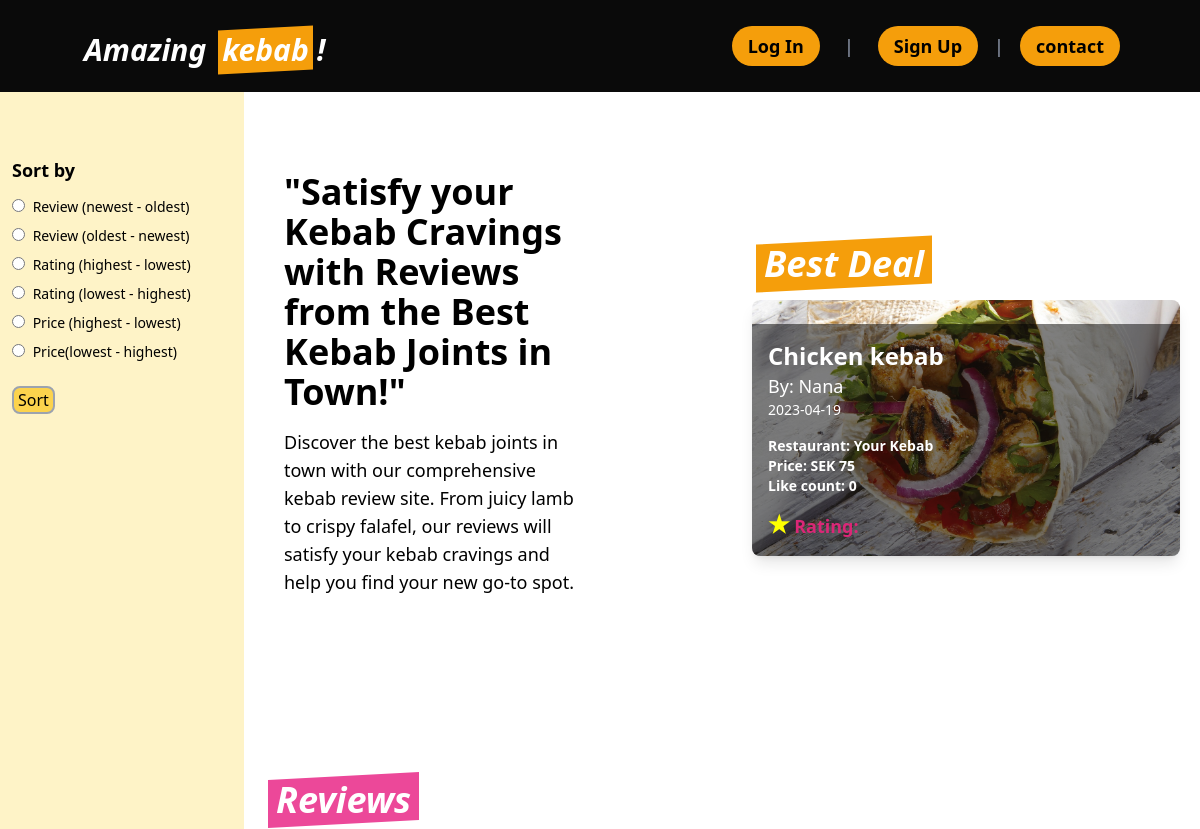
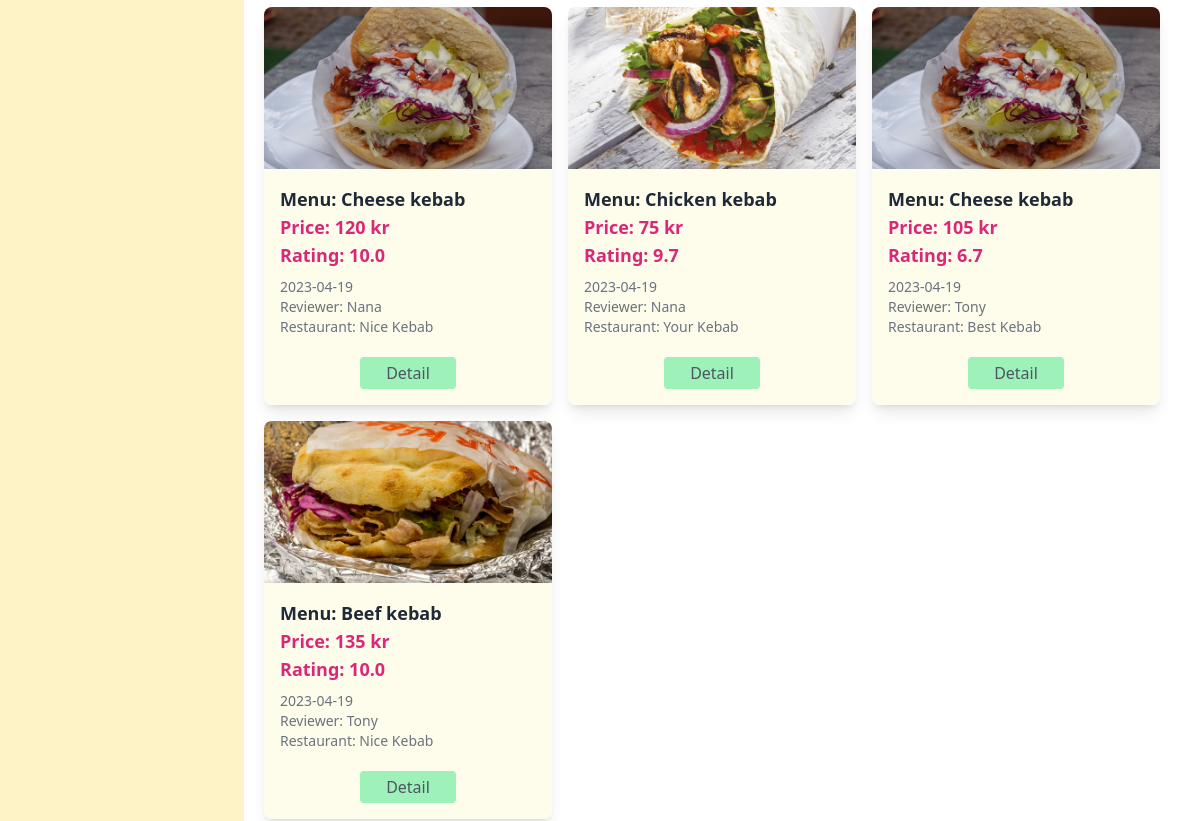
Before: /core/ (upper part) with the older database file (2 pictures, top to bottom).
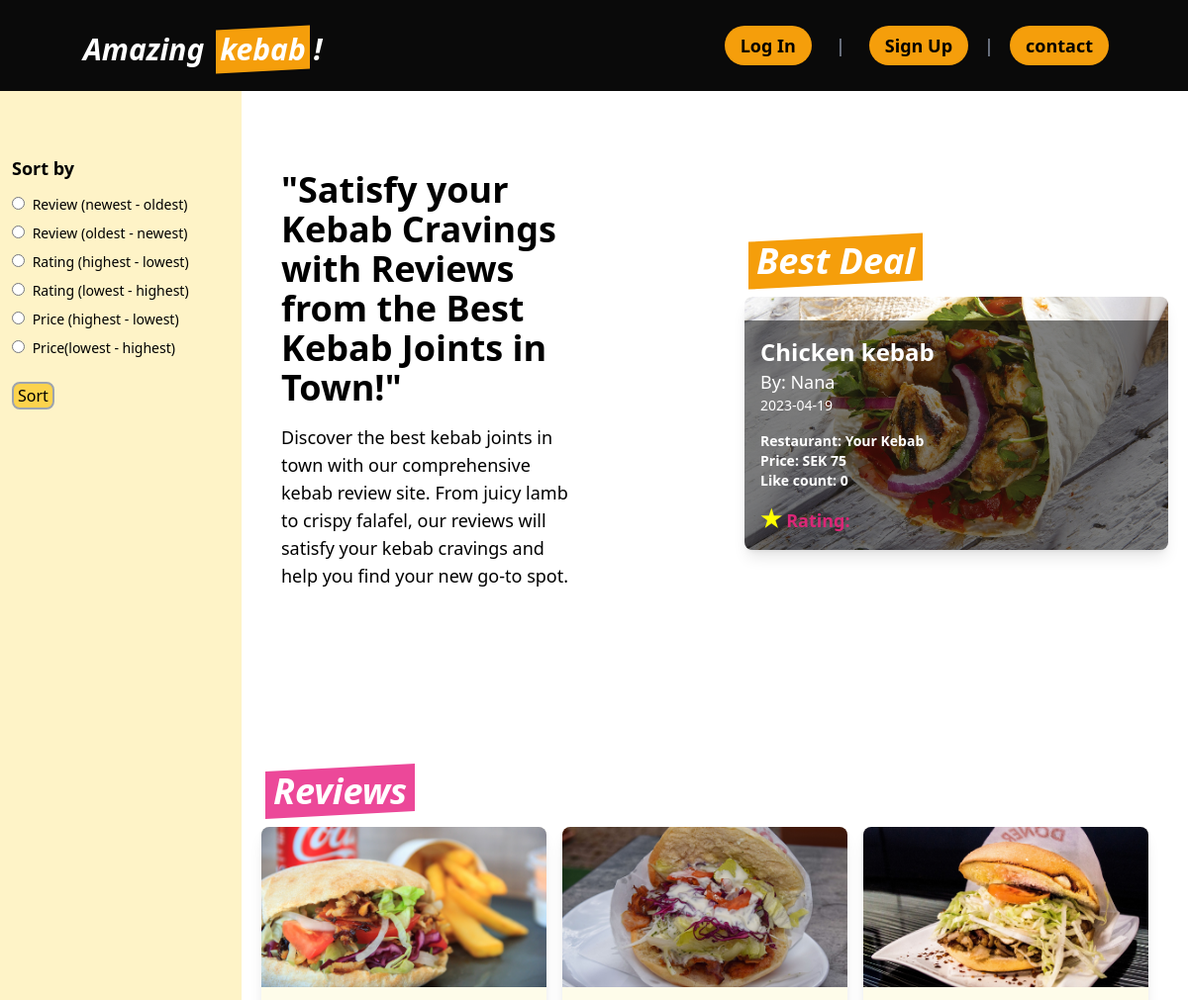
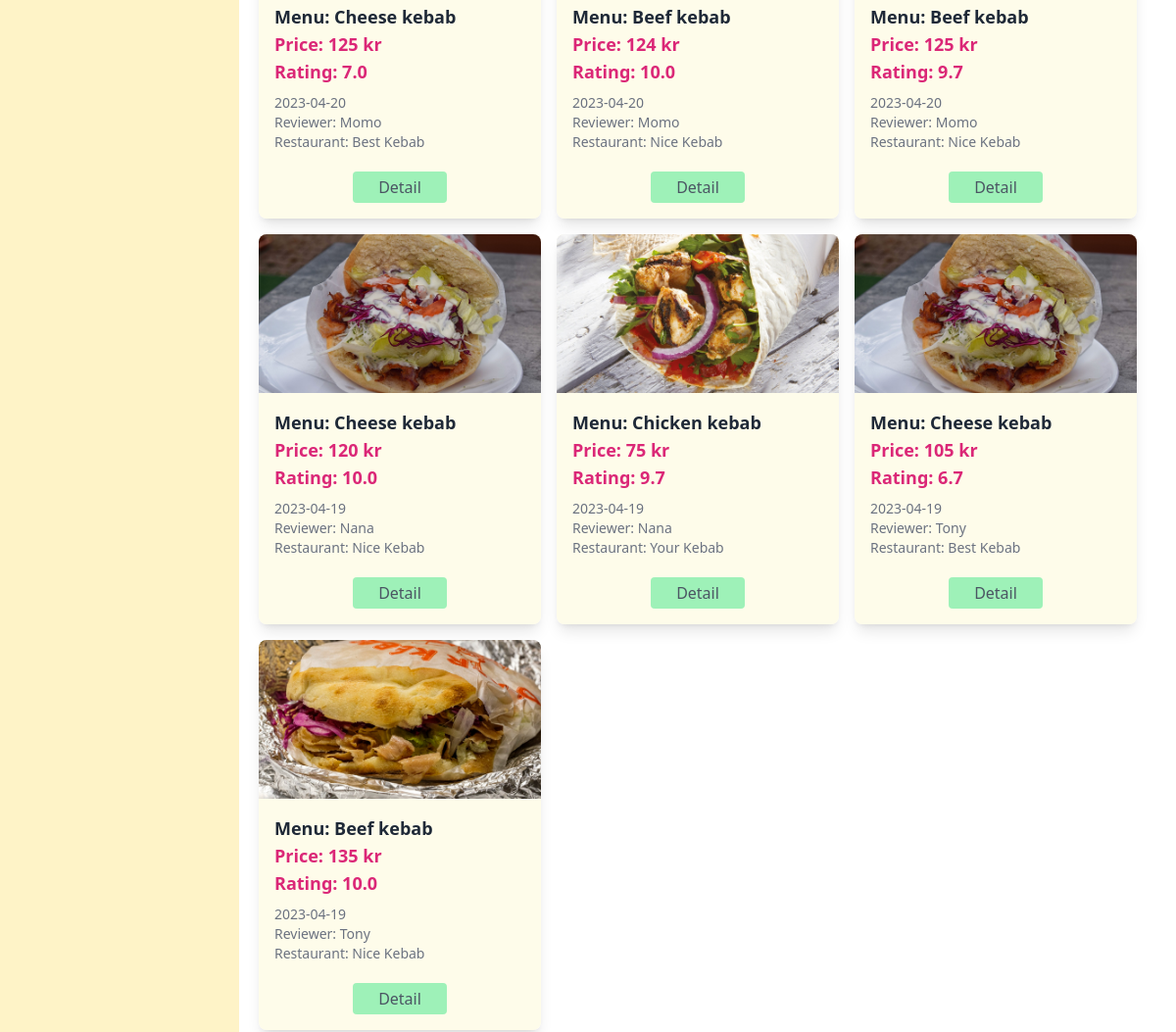
After: the same page with the newer database file (2 pictures, top to bottom).
### core/models.py (models this page shows, shortened)
class Review(models.Model):
    user = models.ForeignKey(
        CustomUser, on_delete=models.CASCADE, related_name='reviews_by_user'
    )
    menu = models.ForeignKey(
        Menu, on_delete=models.CASCADE, related_name='reviews_of_menu'
    )
    restaurant = models.ForeignKey(
        Restaurant, on_delete=models.CASCADE, related_name='restaurants_for_review'
    )
    image = models.ImageField(upload_to='images/', null=True, blank=True)
    review = models.TextField(default="", null=False)
    taste_rating = models.IntegerField(null=False)
    service_rating = models.IntegerField(null=False)
    value_rating = models.IntegerField(null=False)
    avg_rating = models.FloatField(null=True, blank=True)
    like_count = models.IntegerField(default=0)
    created_at = models.DateTimeField(auto_now_add=True)
    class Meta:
        indexes = [models.Index(fields=['-created_at']),]
        ordering = ['-created_at']

class Menu(models.Model):
    menu = models.CharField(max_length=100, null=False)
    price = models.IntegerField(null=False)
    restaurants = models.ManyToManyField(Restaurant)
    created_at = models.DateTimeField(auto_now_add=True)

class CustomUser(AbstractUser):
    email = models.EmailField("email address", unique=True, blank=False)
    USERNAME_FIELD = "email"  # make the user log in with the email
    REQUIRED_FIELDS = ["username"]
    objects = CustomUserManager()

class Restaurant(models.Model):
    name = models.CharField(max_length=100, null=False)
    address = models.CharField(max_length=200, null=False)
    tel = models.CharField(max_length=20, null=True, blank=True)
    website = models.URLField(null=True, blank=True)

### core/views.py (the view)
# urls.py: path('', views.top, name='top'),
def top(request):
    sort = request.GET.get('sort-by', '-created_at')
    restaurant_name = request.GET.get('restaurant')
    menu_name = request.GET.get('menu')
    reviewer_name = request.GET.get('reviewer')
    reviews = Review.objects.all()
    best = Review.objects.order_by(
        'menu__price', '-avg_rating', '-like_count', '-created_at').first()
    restaurants = Review.objects.order_by().values_list(
        'restaurant__name', flat=True).distinct()
    menus = Review.objects.order_by().values_list(
        'menu__menu', flat=True).distinct()
    reviewers = Review.objects.order_by().values_list(
        'user__username', flat=True).distinct()
    if restaurant_name:
        reviews = reviews.filter(restaurant__name=restaurant_name)
    elif menu_name:
        reviews = reviews.filter(menu__menu=menu_name)
    elif reviewer_name:
        reviews = reviews.filter(user__username=reviewer_name)
    if sort:
        reviews = reviews.order_by(sort)
    context = {
        'reviews': reviews,
        'best': best,
        'restaurants': restaurants,
        'menus': menus,
        'reviewers': reviewers
    }
    return render(request, 'core/top.html', context)

### core/templates/core/top.html (shortened to what the changed rows need)
{% extends 'core/base.html' %} {% block content %} {% load static %}
<head>
  <link rel="stylesheet" href="https://cdnjs.cloudflare.com/ajax/libs/font-awesome/5.15.3/css/all.min.css" />
</head>
<aside class="w-62 fixed left-0 bottom-0 z-20 h-screen bg-amber-100 p-3 mt-2">
  <div class="pt-36">
    <form action="{% url 'core:top' %}" method="GET">
      <h2 class="font-bold text-lg mb-3">Sort by</h2>
    </form>
  </div>
</aside>
<main class="flex-1 ml-56 pt-28">
  <div class="flex-1 ml-10 mx-auto w-6/6 pt-5">
    <section class="flex flex-row items-center justify-between py-10 ">
      <div class="w-2/6 pl-5">
        <h2 class="text-4xl font-bold mb-4">"Satisfy your Kebab Cravings with Reviews from the Best Kebab Joints in Town!"</h2>
      </div>
      <div class="w-3/6 px-5 mx-0 py-4">
        <h1 class="text-4xl italic font-bold mb-4">
          <span class="before:block before:absolute before:-inset-1 before:-skew-y-3 before:bg-amber-500 relative inline-block mx-2">
            <span class="relative text-white p-1">Best Deal</span>
          </span>
        </h1>
        <a href="{% url 'core:detail' id=best.id %}">
          <div class="rounded-lg shadow-lg overflow-hidden hover:bg-yellow-300">
            <div class="relative overflow-hidden" style="padding-bottom: 60%">
              {% if best.image %}
              <div class="absolute inset-0">
                <img class="object-cover h-full w-full" src="{{ best.image.url }}" alt="{{ best.menu.menu }} image" />
              </div>
              {% endif %}
              <div class="absolute bottom-0 left-0 w-full text-white p-4 bg-black bg-opacity-50">
                <h1 class="text-2xl font-bold">{{ best.menu.menu }}</h1>
                <p class="text-lg"> By: {{ best.user.username }} </p> <p class="text-sm"> {{ best.created_at|date:"Y-m-d" }}</p>
                <ul class="text-sm font-bold mt-4">
                  <li>Restaurant: {{ best.restaurant.name }}</li>
                  <li>Price: SEK {{ best.menu.price }}</li>
                  <li>Like count: {{ best.like_count }}</li>
                  <h2 class="text-lg font-bold text-pink-600 mt-4">
                    <span>
                      <i style="font-size:24px; color:yellow;" class="fa">&#9733;</i>
                      Rating: {{ review.avg_rating }}
                    </span>
                  </h2>
                </ul>
              </div>
            </div>
          </div>
        </a>
      </div>
    </section>
  </div>
  <div class="mx-10 mt-28">
    <h1 class="text-4xl italic font-bold mb-4">
      <span
        class="before:block before:absolute before:-inset-1 before:-skew-y-3 before:bg-pink-500 relative inline-block mx-2">
        <span class="relative text-white p-1">Reviews</span></span>
    </h1>
    <div class="grid grid-cols-1 md:grid-cols-2 lg:grid-cols-3 gap-4">
      {% for review in reviews %}
      <div class="bg-yellow-50/90 rounded-lg shadow-lg overflow-hidden">
        {% if review.image %}
        <div class="relative overflow-hidden" style="padding-bottom: 56.25%">
          <div class="absolute inset-0">
            <img class="object-cover h-full w-full" src="{{ review.image.url }}" alt="{{ review.menu.menu }} image" />
          </div>
        </div>
        {% endif %}
        <div class="p-4">
          <h2 class="text-lg font-bold text-gray-800">
            Menu: {{ review.menu.menu }}
          </h2>
          <h2 class="text-lg font-bold text-pink-600">
            Price: {{ review.menu.price }} kr
          </h2>
          <h2 class="text-lg font-bold text-pink-600">
            Rating: {{ review.avg_rating }}
          </h2>
          <p class="text-gray-500 text-sm mt-2">
            {{ review.created_at|date:"Y-m-d" }}
          </p>
          <p class="text-gray-500 text-sm">
            Reviewer: {{ review.user.username }}
          </p>
          <p class="text-gray-500 text-sm">
            Restaurant: {{ review.restaurant.name }}
          </p>
          <div class="text-gray-600 bg-green-300/80 mx-20 text-center rounded py-1 mt-5 hover:bg-yellow-300">
            <a href="{% url 'core:detail' id=review.id %}">Detail</a>
          </div>
        </div>
      </div>
      {% endfor %}
    </div>
  </div>
</main>
{% endblock content %}

Changed rows visible on the page:
added Review: image (picture), menu.menu "Cheese kebab", menu.price "125", avg_rating "7.0", created_at "2023-04-20", user.username "Momo", restaurant.name "Best Kebab"
added Review: image (picture), menu.menu "Beef kebab", menu.price "124", avg_rating "10.0", created_at "2023-04-20", user.username "Momo", restaurant.name "Nice Kebab"
added Review: image (picture), menu.menu "Beef kebab", menu.price "125", avg_rating "9.7", created_at "2023-04-20", user.username "Momo", restaurant.name "Nice Kebab"
